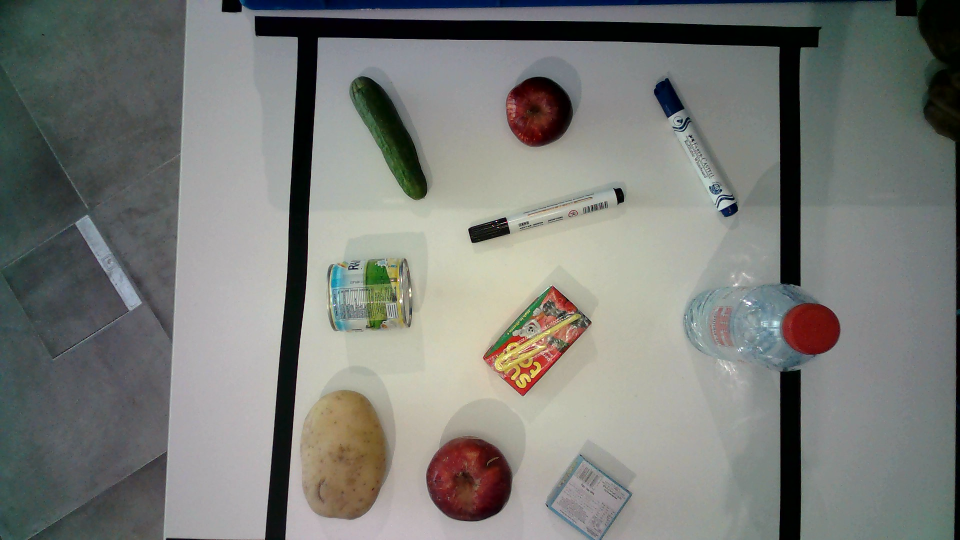
#> input picture MAIN/test/Objects1.png, 1920 x 1080 px, found by its file name (shown at 1/2 size)
$ python AutomatedScript.py
#> lines starting #> are read from the running program, lines starting #| are printed output that depends on the picture; after the words box and inside, x2 and y2 are one past the last pixel; in counts of white or black regions, pixels touching at a corner belong together
### MAIN/DetectedObjects.py
import cv2
import numpy as np
import math

# This class is resposinble for providing all data needed from the detected objects


parameters = cv2.aruco.DetectorParameters()
aruco_dict = cv2.aruco.getPredefinedDictionary(cv2.aruco.DICT_5X5_50)
aruco_detector = cv2.aruco.ArucoDetector(aruco_dict, parameters)


class DetectedObjects():

    # Calibration constants
    pixel_cm = 1
    areaThresh = 1

    # areaThresh = 20

    # Counterclockwise angle of objects from the x-axis
    orientation = 0

    def __init__(self, img) -> None:
        self.img = img
        self.gray = cv2.cvtColor(img, cv2.COLOR_BGR2GRAY)
        gray_norm = cv2.normalize(
            self.gray, None, alpha=0, beta=255, norm_type=cv2.NORM_MINMAX)
        gray_norm2 = cv2.normalize(
            gray_norm, None, alpha=0, beta=255, norm_type=cv2.NORM_MINMAX)
        self.blur = cv2.GaussianBlur(gray_norm2, (1, 1), 1)
        self.filter = cv2.bilateralFilter(self.blur, 10, 55, 55)
        kernel = cv2.getStructuringElement(cv2.MORPH_RECT, (1, 1))
        erosion = cv2.erode(self.filter, kernel, iterations=7)
        dilation = cv2.dilate(erosion, kernel, iterations=7)
        self.edges = cv2.Canny(dilation, 50, 150)
        # Create a Mask with adaptive threshold
        mask = cv2.adaptiveThreshold(
            dilation, 255, cv2.ADAPTIVE_THRESH_MEAN_C, cv2.THRESH_BINARY_INV, 19, 5)
        self.contours = cv2.findContours(
            mask, cv2.RETR_EXTERNAL, cv2.CHAIN_APPROX_SIMPLE)
        self.centers = []
        self.objects = self.getContours()

    def getContours(self):
        contours, _ = self.contours
        objects = []
        index = 0
        px_cm = self.getDimensions()
        print("Pixel to cm ratio: ", px_cm)
        for cnt in contours:
            area = cv2.contourArea(cnt)
            if area > self.areaThresh:
                index += 1
                M = cv2.moments(cnt)
                # Check if the zeroth moment is not zero to prevent division be zero rule
                if M["m00"] != 0:
                    # Get the center x and center y of the objects in the contours
                    cx = int(M['m10'] / M['m00'])
                    cy = int(M['m01'] / M['m00'])
                x, y, w, h = cv2.boundingRect(cnt)
                _, _, angle = cv2.minAreaRect(cnt)
                cv2.putText(self.img, str(int(w / px_cm)), (cx, cy),
                            cv2.FONT_HERSHEY_COMPLEX, 0.5, (0, 175, 255), 2)
                cv2.putText(self.img, str(int(h / px_cm)), (cx, cy + 20),
                            cv2.FONT_HERSHEY_COMPLEX, 0.5, (0, 175, 255), 2)
                if angle < 0:
                    angle = 90 + angle
                objects.append(PickableObjects(
                    (cx, cy), (int(w / px_cm), int(h / px_cm)), angle, (x, y)))
                # objects[f'object {index}'] = {"center_x": cx, "center_y": cy, "bound_x": x,
                #                               "bound_y": y, "pixel_w": int(w / px_cm), "pixel_h": int(h / px_cm), "angle": angle}
        return objects

    def getCenterPoints(self):
        contours, _ = self.contours
        # Draw the contours on the image
        cv2.drawContours(self.img, contours, -1, (0, 255, 0), 2)
        for cnt in contours:
            # epsilon = 0.05 * cv2.arcLength(cnt, True)
            # approx = cv2.approxPolyDP(cnt, epsilon, True)
            # Draw the contours on the image
            area = cv2.contourArea(cnt)
            if area > self.areaThresh:
                cv2.drawContours(self.img, cnt, -1, (0, 255, 0), 2)
                # calculate moment in contours
                M = cv2.moments(cnt)
                # Check if the zeroth moment is not zero to prevent division be zero rule
                if M["m00"] != 0:
                    # Get the center x and center y of the objects in the contours
                    cx = int(M['m10'] / M['m00'])
                    cy = int(M['m01'] / M['m00'])
                    self.centers.append([cx, cy])
                    cv2.putText(self.img, "0", (cx, cy),
                                cv2.FONT_HERSHEY_COMPLEX, 1, (0, 0, 255), 2)
                print("Centers: ", [cx, cy])
        self.centers = np.array(self.centers)
        cv2.imshow("Grey", self.img)
        cv2.waitKey(0)
        cv2.destroyAllWindows()
        return self.centers

    # [18 lines left out: function getBoundingBox, not called in this run]

    def getDimensions(self):
        corners, _, _ = aruco_detector.detectMarkers(self.img)
        int_corners = np.int0(corners)
        cv2.polylines(self.img, int_corners, True, (0, 255, 0), 5)

        if corners:
            aruco_perimeter = cv2.arcLength(corners[0], True)

            self.pixel_cm = aruco_perimeter / 20
        else:
            self.pixel_cm = 1
        print("Gotten px to cm ratio")
        return self.pixel_cm

    def sortDetectedObjects(self, list_to_sort):
        sorted_list = sorted(
            list_to_sort, key=lambda x: x.getPickScore((0, 450)))
        # for item in sorted_list:
        #     frame =
        # return sorted_list


class PickableObjects():
    # CONSTANT
    MAX_HEIGHT = 20
    HEIGHT_WEIGHT = 40

    MAX_WIDTH = 20
    WIDTH_WEIGHT = 40

    MAX_DISTANCE = 50
    DISTANCE_WEIGHT = 20

    def __init__(self, center_point, dimensions, orientation, boundaries) -> None:
        self.center_point = center_point
        self.dimensions = dimensions
        self.orientation = orientation
        self.boundaries = boundaries

    def getPickScore(self, mLoc):
        # mLoc refers to the position of the manipulator
        distance = math.dist(mLoc, self.center_point) / \
            self.MAX_DISTANCE * self.DISTANCE_WEIGHT
        width = (min(self.dimensions)/self.MAX_WIDTH) * self.WIDTH_WEIGHT
        _pickScore = distance + width
        return _pickScore

### MAIN/AutomatedScript.py
import cv2
import numpy as np
import DetectedObjects
# from EpsonController import sendToEpson, DROP_POINT
from getWorldCoordinates import getRealWorld

home = "0 "

reference_image = cv2.imread("MAIN/test/Objects1.png")
#> reference_image is the input picture: shape (1080, 1920, 3); mean B, G, R 119.9, 124.3, 122.5
# [6 lines of commented-out code are left out]
center_points = []

src_points = np.float32([(412, 14), (1663, 14), (1663, 1059), (412, 1059)])
dst_points = np.float32([(400, 10), (1623, 10), (1623, 1039), (400, 1039)])

M = cv2.getPerspectiveTransform(src_points, dst_points)

# output = cv2.warpPerspective(reference_image, M, (1700, 1200))


detector = DetectedObjects.DetectedObjects(reference_image)
#> in __init__, `self.gray = cv2.cvtColor(img, cv2.COLOR_BGR2GRAY)`:
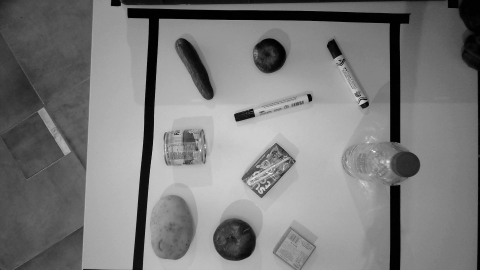
#> self.gray: shape (1080, 1920) (shown at 1/4 size); min 0, max 255, mean 123.3
#> in __init__, `self.edges = cv2.Canny(dilation, 50, 150)`:
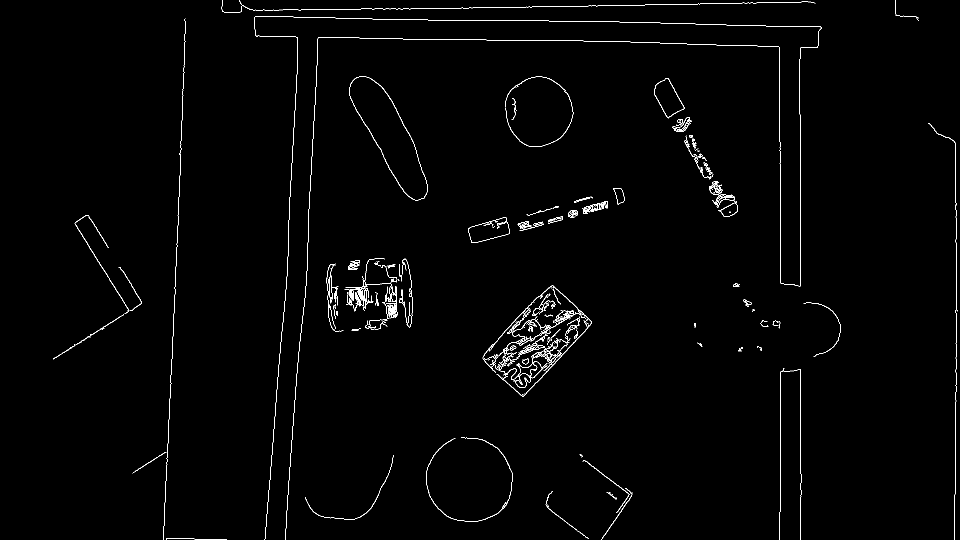
#> self.edges: shape (1080, 1920) (shown at 1/2 size); 1.2% white in thin lines or dots
#> in __init__, `mask = cv2.adaptiveThreshold( dilation, 255, cv2.ADAPTIVE_THRESH_MEAN_..`:
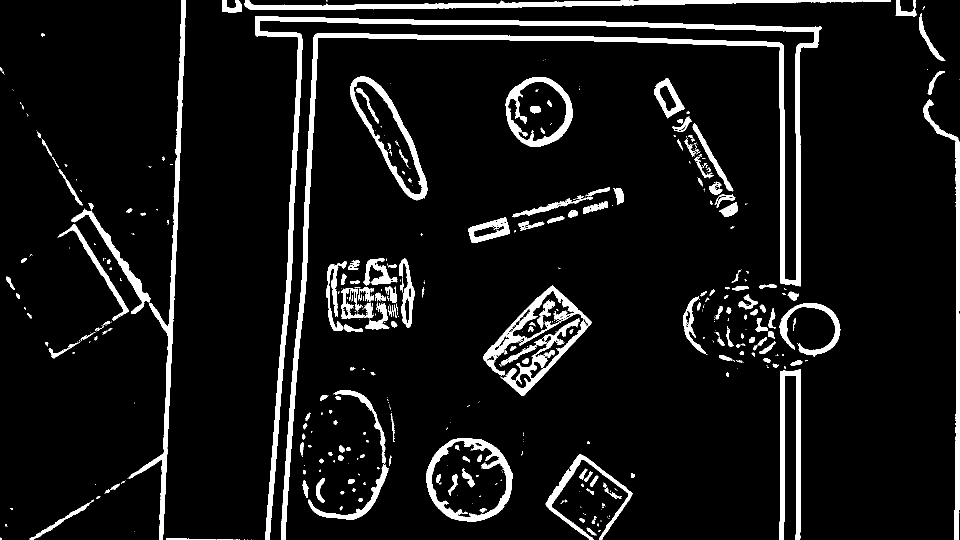
#> mask: shape (1080, 1920) (shown at 1/2 size); 7.9% white; 580 white regions (373 under 20 px)
#> in __init__, `self.contours = cv2.findContours( mask, cv2.RETR_EXTERNAL, cv2.CHAIN_A..`: self.contours = 524 contours, 359 with area under 20; largest, box (x1, y1, x2, y2) and area: (510, 32, 1643, 1080) 42022, (852, 876, 1025, 1043) 22431, (700, 152, 855, 401) 15802, (1011, 154, 1146, 293) 14224, (966, 571, 1183, 792) 9786
#> in getContours, `contours, _ = self.contours`: contours has the same summary as self.contours in __init__
#> in getDimensions, `corners, _, _ = aruco_detector.detectMarkers(self.img)`: corners = ()
#> in getDimensions, `int_corners = np.int0(corners)`: int_corners = empty array
#> the loop in getContours, `for cnt in contours:` made 524 passes
#> (area, cx, cy, x, y, w, h, angle) on passes 9, 14, 20, 22, 30, 32, 38, 42: (125, 361, 1078, 332, 1076, 100, 4, 0), (83, 1181, 1062, 1173, 1055, 19, 17, 41.99), (45.5, 1164, 1040, 1158, 1036, 12, 10, 38.66), (36, 1187, 1041, 1183, 1032, 10, 16, 18.43), (20, 681, 1015, 679, 1013, 7, 8, 45), (710.5, 120, 1043, 59, 1005, 121, 75, 58.15), (38, 721, 999, 717, 996, 9, 7, 0), (30.5, 684, 984, 681, 982, 8, 7, 0)
#> after the loop in getContours, `for cnt in contours:`:
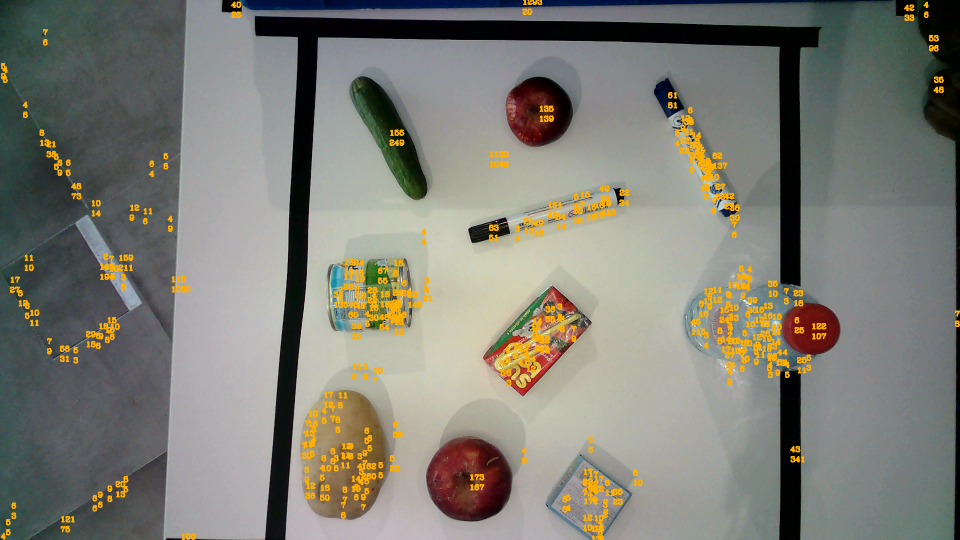
#> self.img: shape (1080, 1920, 3) (shown at 1/2 size); 3.08% of pixels changed, all inside (x1, y1, x2, y2) = (1, 0, 1920, 1080)
detector.getCenterPoints()
#> in getCenterPoints, `cv2.drawContours(self.img, contours, -1, (0, 255, 0), 2)`:
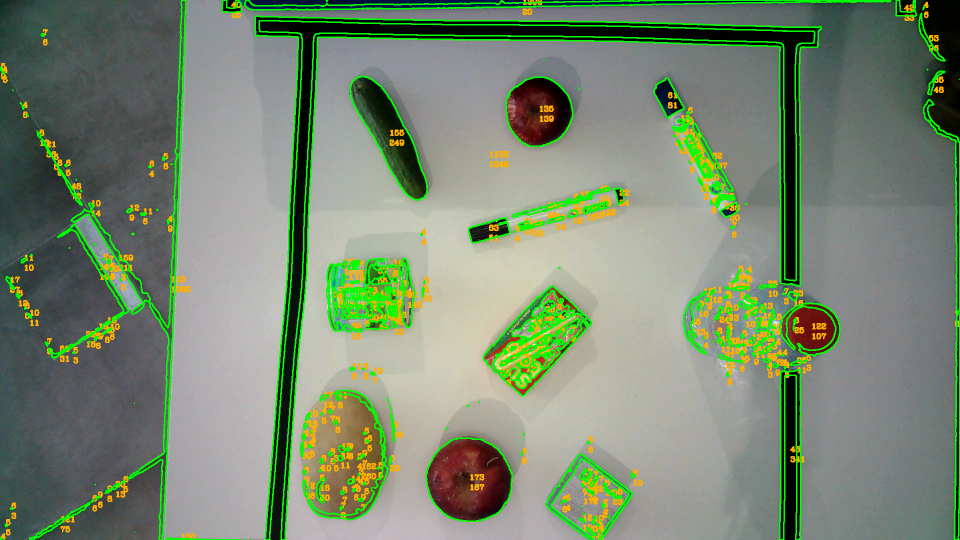
#> self.img: shape (1080, 1920, 3) (shown at 1/2 size); 6.26% of pixels changed, all inside (x1, y1, x2, y2) = (0, 0, 1920, 1080)
#> the loop in getCenterPoints, `for cnt in contours:` made 524 passes
#> cnt on passes 1 to 3: [[503, 1079]], [[495, 1079]], [[488, 1079], [489, 1079]]
#> (printed output is left out)
#> after the loop in getCenterPoints, `for cnt in contours:`:
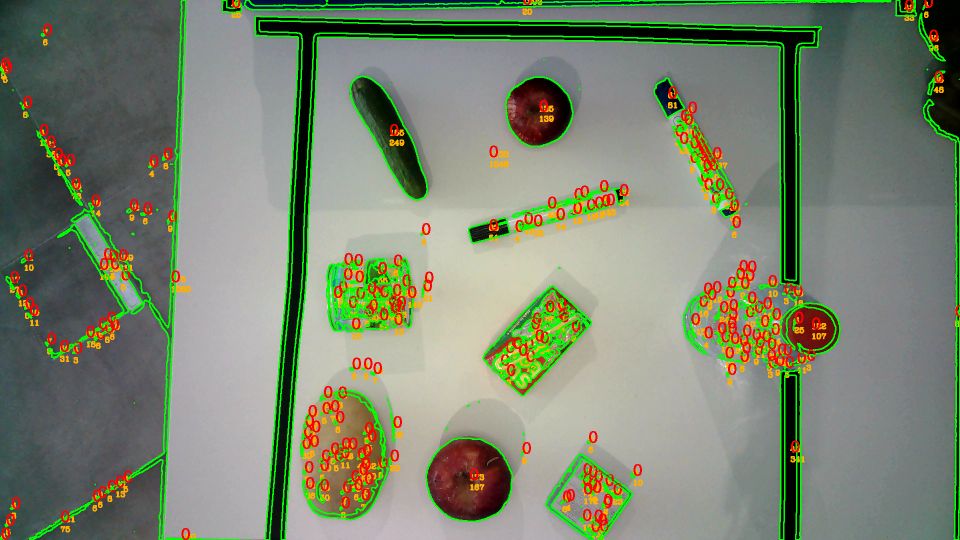
#> self.img: shape (1080, 1920, 3) (shown at 1/2 size); 2.21% of pixels changed, all inside (x1, y1, x2, y2) = (3, 0, 1920, 1080)
object_list = detector.getContours()
#> the loop in getContours (call 2), `for cnt in contours:` made 524 passes
#> after the loop in getContours (call 2), `for cnt in contours:`:
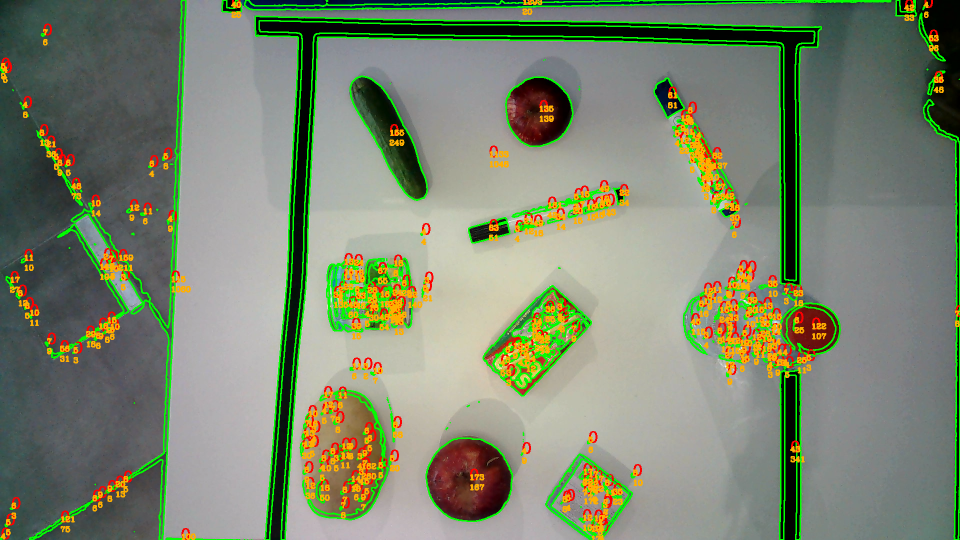
#> self.img: shape (1080, 1920, 3) (shown at 1/2 size); 1.45% of pixels changed, all inside (x1, y1, x2, y2) = (1, 0, 1920, 1080)
sorted_list = detector.sortDetectedObjects(object_list)


# for item in sorted_list:
#     if item.center_point[0] < 1600 and item.center_point[1] < 900:
#         center_points.append(item.center_point)

# Save the points to a txt file
with open('MAIN/picked_points.txt', 'w') as f:
    count = 0
    for item in object_list:
        count += 1
        if count < (len(object_list) - 1):
            f.write(f"{item.center_point[0]} {item.center_point[1]}\n")

print("items detected: ", len(center_points))

# [7 lines of commented-out code are left out]

$ run again, with MAIN/test/Objects2.png copied over MAIN/test/Objects1.png
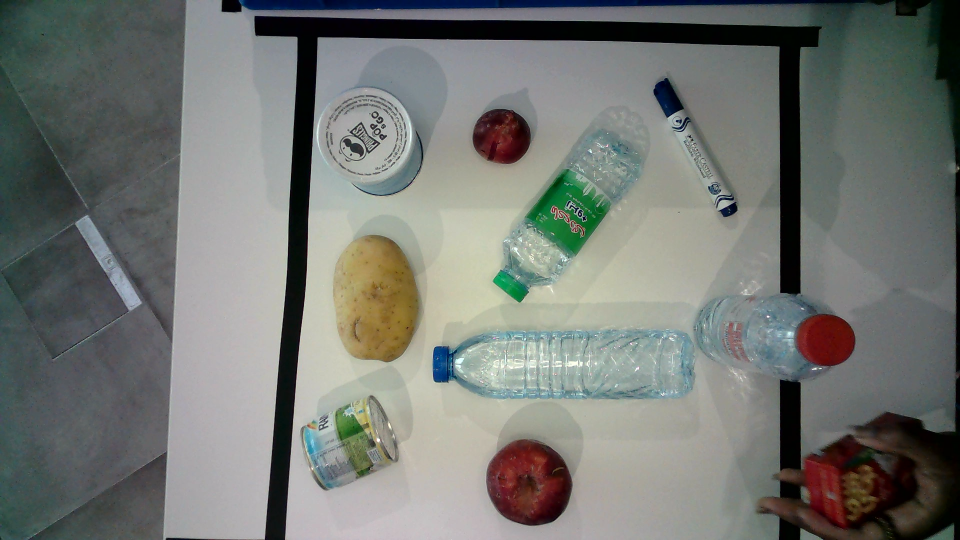
#> input picture MAIN/test/Objects2.png, 1920 x 1080 px, found by its file name (shown at 1/2 size)
#> reference_image is the input picture: shape (1080, 1920, 3); mean B, G, R 114.9, 119.4, 116.1
#> in __init__, `self.edges = cv2.Canny(dilation, 50, 150)`:
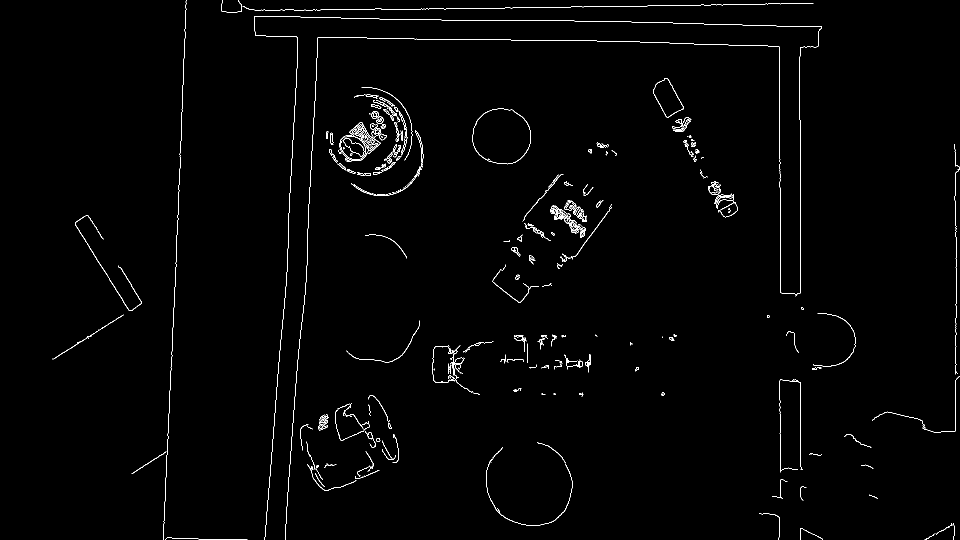
#> self.edges: shape (1080, 1920) (shown at 1/2 size); 1.1% white in thin lines or dots
#> mask: shape (1080, 1920); 9.3% white; 822 white regions (463 under 20 px)
#> self.contours = 781 contours, 476 with area under 20; largest, box (x1, y1, x2, y2) and area: (509, 32, 1644, 1080) 42400, (972, 878, 1145, 1051) 22710, (143, 0, 372, 1080) 12144, (488, 0, 1735, 20) 9656, (865, 663, 1112, 798) 7304
#> contours has the same summary as self.contours in __init__
#> corners = ()
#> int_corners = empty array
#> the loop in getContours, `for cnt in contours:` made 781 passes
#> (area, cx, cy, x, y, w, h, angle) on passes 4, 9, 10, 11, 13, 14, 15, 16: (156, 362, 1077, 331, 1076, 175, 4, 0), (246, 1912, 1062, 1908, 1043, 9, 37, 0), (565, 1873, 1059, 1843, 1041, 61, 36, 62.65), (396, 1782, 1049, 1763, 1029, 36, 47, 59.26), (1801, 1585, 1050, 1511, 1011, 162, 69, 17.16), (43, 1707, 1012, 1702, 1009, 11, 7, 26.57), (73.5, 1757, 1008, 1753, 1003, 12, 15, 38.66), (150.5, 1730, 1008, 1721, 1003, 22, 12, 81.25)
#> the loop in getCenterPoints, `for cnt in contours:` made 781 passes
#> cnt on passes 1 to 3: [[1844, 1079], [1845, 1079]], [[513, 1079], [520, 1079]], [[509, 1079], [511, 1079]]
#> (printed output is left out)
#> the loop in getContours (call 2), `for cnt in contours:` made 781 passes
#> after the loop in getContours (call 2), `for cnt in contours:`:
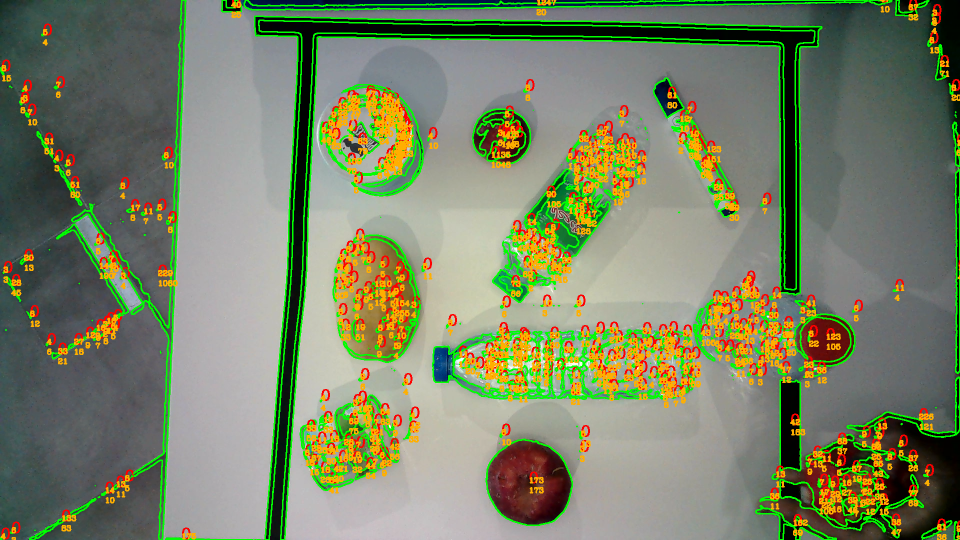
#> self.img: shape (1080, 1920, 3) (shown at 1/2 size); mean B, G, R 101.7, 130.8, 121.4
